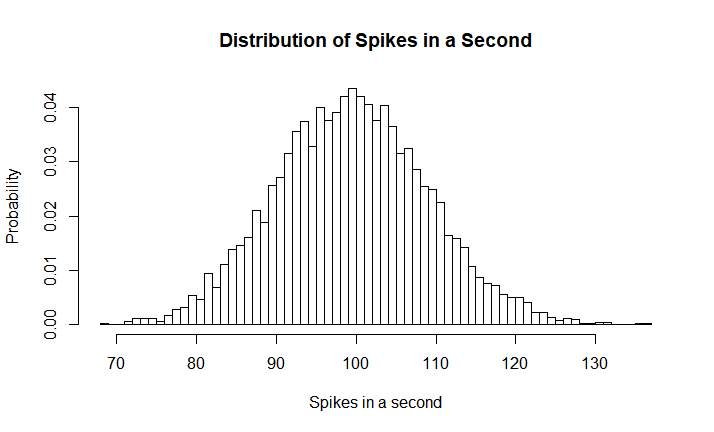

R code for this plot:
# poisson spike distribution

r = 100 # success rate, firing rate
dt = 0.001 #1ms
rdt = r * dt
n_cells = 1 / dt

n_experiements = 5000
y_sum = seq(1,n_experiements)

for (j in 1:n_experiements) {
  x = seq(1,n_cells) # N trials displayed
  y = runif(length(x)) # random initialization of y
  
  for (i in x){
    if (rdt > y[i]) {
      y[i]=1.0
    } else {
      y[i]=0.0
    }
  }
  y_sum[j] = sum(y)
}

breaks = max(y_sum) - min(y_sum) + 1
hist(y_sum, breaks=breaks, freq=FALSE,
     main = 'Distribution of Spikes in a Second',
     xlab = 'Spikes in a second',
     ylab = 'Probability')
